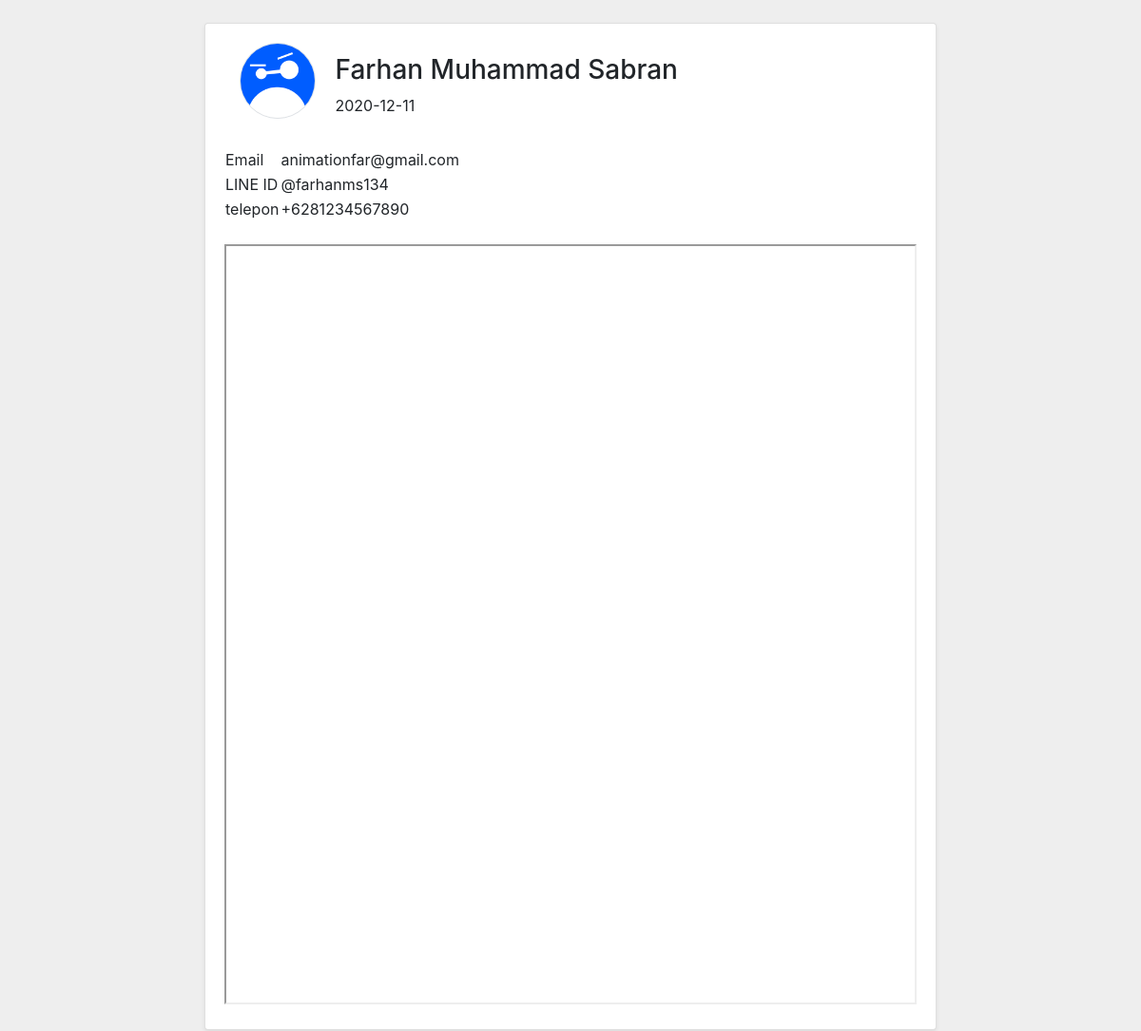
The page /user/user.php?tim=ketua (signed in) on the database its author committed.
### tables this page shows
CREATE TABLE `users` (
  `id` smallint(6) NOT NULL,
  `nama` text NOT NULL,
  `foto` tinytext NOT NULL,
  `email` text NOT NULL,
  `tanggal_lahir` date NOT NULL,
  `line` tinytext NOT NULL,
  `telepon` tinytext NOT NULL,
  `cv` tinytext DEFAULT NULL,
  `passhash` text NOT NULL
);

### login.api.php (called while the page is built, shortened)
<?php
    function holdQuotes($str){
        $str = str_replace("\\", "\\\\", $str);
        $str = str_replace("'",  "\'", $str);
        $str = str_replace("\"", "\\\"", $str);
        $str = str_replace("`",  "\`", $str);
        return $str;
    }
    $db = new mysqli($db_servername, $db_username, $db_password, $db_dbname);
    function getUserInfo($email){
        global $db;
        $email = holdQuotes($email);
        $req1 = $db->query("SELECT * FROM `users` WHERE `email` = '$email'");
        if($req1->num_rows == 1){
            return $req1->fetch_assoc();
        }else if($req1->num_rows == 0){
            return false;
        }else{
            throw new Exception("account-conflict");
        }
    }
    function getCurrentUser($refresh=false){
        if(isset($_SESSION["user"])){
            return $_SESSION["user"];
        }else{
            setcookie('u_sess', null, -1, '/');
            session_destroy();
            return false;
        }
    }
?>

### init.php (called while the page is built, shortened)
<?php
    include __DIR__ . "/config.php";
    include $root_path . "/login.api.php";
    include $root_path . "/team.api.php";
    $current_user = getCurrentUser(false);
    if($current_user) $team = checkUserTeam($current_user["email"]);
?>

### team.api.php (called while the page is built, shortened)
<?php
    function checkUserTeam($email){
        global $db;
        $email = holdQuotes($email);
        $req1 = $db->query("SELECT * FROM `teams` WHERE `ketua`='$email' OR `anggota1`='$email' OR `anggota2`='$email'");
        if($req1->num_rows == 1){
            return $req1->fetch_assoc();
        }else if($req1->num_rows == 0){
            return false;
        }else{
            throw new Exception("team-conflict");
        }
    }
?>

### user/user.php (the view, shortened to what this page needs)
<?php
    include __DIR__ . "/../init.php";
    $err_msg = array();
    $user = false;
    try{
        if(isset($_GET["tim"]) && preg_match("/^(ketua|anggota1|anggota2)$/", $_GET["tim"])){
            $user = getUserInfo($team[$_GET["tim"]]);
        }else{
            array_push($err_msg, "masukan tim harus diisi. kembali ke <a href=\"team.php\">halaman tim</a>.");
        }
    }catch(\Exception $err){
        array_push($err_msg, $err->getMessage());
    }
?>
<!DOCTYPE html>
<html lang="en">
<head>
    <link rel="stylesheet" href="https://cdn.jsdelivr.net/npm/bootstrap@4.5.3/dist/css/bootstrap.min.css">
</head>
<body class="p-0 m-0" style="background:#eeeeee;">
    <div class="pt-4 text-center pb-4">
        <div class="d-inline-block col-11 col-lg-8">
        <?php if($user){ ?>
            <div class="card d-inline-block text-left shadow-sm w-100">
                <div class="card-body">
                    <div class="clearfix text-left">
                        <div class="text-left d-inline-block" style="padding:0em 1em;">
                            <div class="rounded-circle border d-inline-block overflow-hidden position-relative" style="width:5em; height:5em; background:#eeeeee;">
                                <img src="../foto/<?= $user["foto"] ?>" id="prevPP" style="width:calc(100% + 2px); margin:-1px;"></img>
                            </div>
                        </div>
                        <div class="d-inline-block text-left align-bottom" style="width:25em; max-width:100%;">
                            <h3><?= $user["nama"] ?></h3>
                            <label><?= $user["tanggal_lahir"] ?></label>
                        </div>
                        <table class="my-4">
                            <tr>
                                <td>Email</td>
                                <td><?= $user["email"] ?></td>
                            </tr>
                            <tr>
                                <td>LINE ID</td>
                                <td><?= $user["line"] ?></td>
                            </tr>
                            <tr>
                                <td>telepon</td>
                                <td><?= $user["telepon"] ?></td>
                            </tr>
                        </table>
                    <?php if(strlen($user["cv"]) > 0){ ?><div>
                        <iframe class="w-100" style="height:50em;" src="../cv/<?= $user["cv"] ?>"></iframe>
                    </div> <?php } ?>
                    </div>
                </div>
            </div>
        </div>
    <?php } ?>
    </div>
</body>
</html>

### rows shown on the page
users: foto (picture), nama "Farhan Muhammad Sabran", tanggal_lahir "2020-12-11", email "animationfar@gmail.com", line "@farhanms134", telepon "+6281234567890"
